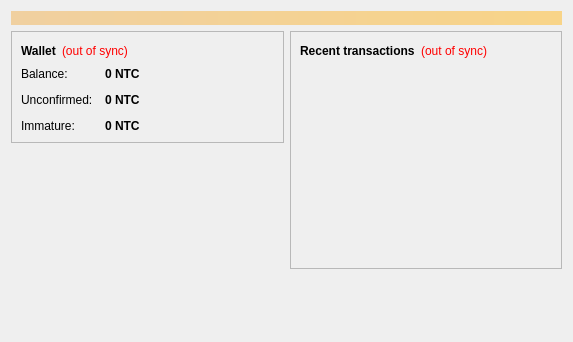
<?xml version="1.0" encoding="UTF-8"?>
<ui version="4.0">
 <class>OverviewPage</class>
 <widget class="QWidget" name="OverviewPage">
  <property name="geometry">
   <rect>
    <x>0</x>
    <y>0</y>
    <width>573</width>
    <height>342</height>
   </rect>
  </property>
  <property name="windowTitle">
   <string>Form</string>
  </property>
  <layout class="QVBoxLayout" name="topLayout">
   <item>
    <widget class="QLabel" name="labelAlerts">
     <property name="visible">
      <bool>false</bool>
     </property>
     <property name="styleSheet">
      <string notr="true">background-color: qlineargradient(x1: 0, y1: 0, x2: 1, y2: 0, stop:0 #F0D0A0, stop:1 #F8D488); color:#000000;</string>
     </property>
     <property name="wordWrap">
      <bool>true</bool>
     </property>
     <property name="margin">
      <number>3</number>
     </property>
    </widget>
   </item>
   <item>
    <layout class="QHBoxLayout" name="horizontalLayout" stretch="1,1">
     <item>
      <layout class="QVBoxLayout" name="verticalLayout_2">
       <item>
        <widget class="QFrame" name="frame">
         <property name="frameShape">
          <enum>QFrame::StyledPanel</enum>
         </property>
         <property name="frameShadow">
          <enum>QFrame::Raised</enum>
         </property>
         <layout class="QVBoxLayout" name="verticalLayout_4">
          <item>
           <layout class="QHBoxLayout" name="horizontalLayout_4">
            <item>
             <widget class="QLabel" name="label_5">
              <property name="font">
               <font>
                <weight>75</weight>
                <bold>true</bold>
               </font>
              </property>
              <property name="text">
               <string>Wallet</string>
              </property>
             </widget>
            </item>
            <item>
             <widget class="QLabel" name="labelWalletStatus">
              <property name="toolTip">
               <string>The displayed information may be out of date. Your wallet automatically synchronizes with the Natcoin network after a connection is established, but this process has not completed yet.</string>
              </property>
              <property name="styleSheet">
               <string notr="true">QLabel { color: red; }</string>
              </property>
              <property name="text">
               <string notr="true">(out of sync)</string>
              </property>
              <property name="alignment">
               <set>Qt::AlignLeading|Qt::AlignLeft|Qt::AlignVCenter</set>
              </property>
             </widget>
            </item>
            <item>
             <spacer name="horizontalSpacer_2">
              <property name="orientation">
               <enum>Qt::Horizontal</enum>
              </property>
              <property name="sizeHint" stdset="0">
               <size>
                <width>40</width>
                <height>20</height>
               </size>
              </property>
             </spacer>
            </item>
           </layout>
          </item>
          <item>
           <layout class="QFormLayout" name="formLayout_2">
            <property name="fieldGrowthPolicy">
             <enum>QFormLayout::AllNonFixedFieldsGrow</enum>
            </property>
            <property name="horizontalSpacing">
             <number>12</number>
            </property>
            <property name="verticalSpacing">
             <number>12</number>
            </property>
            <item row="0" column="0">
             <widget class="QLabel" name="label">
              <property name="text">
               <string>Balance:</string>
              </property>
             </widget>
            </item>
            <item row="0" column="1">
             <widget class="QLabel" name="labelBalance">
              <property name="font">
               <font>
                <weight>75</weight>
                <bold>true</bold>
               </font>
              </property>
              <property name="cursor">
               <cursorShape>IBeamCursor</cursorShape>
              </property>
              <property name="toolTip">
               <string>Your current balance</string>
              </property>
              <property name="text">
               <string notr="true">0 NTC</string>
              </property>
              <property name="textInteractionFlags">
               <set>Qt::LinksAccessibleByMouse|Qt::TextSelectableByKeyboard|Qt::TextSelectableByMouse</set>
              </property>
             </widget>
            </item>
            <item row="1" column="0">
             <widget class="QLabel" name="label_3">
              <property name="text">
               <string>Unconfirmed:</string>
              </property>
             </widget>
            </item>
            <item row="1" column="1">
             <widget class="QLabel" name="labelUnconfirmed">
              <property name="font">
               <font>
                <weight>75</weight>
                <bold>true</bold>
               </font>
              </property>
              <property name="cursor">
               <cursorShape>IBeamCursor</cursorShape>
              </property>
              <property name="toolTip">
               <string>Total of transactions that have yet to be confirmed, and do not yet count toward the current balance</string>
              </property>
              <property name="text">
               <string notr="true">0 NTC</string>
              </property>
              <property name="textInteractionFlags">
               <set>Qt::LinksAccessibleByMouse|Qt::TextSelectableByKeyboard|Qt::TextSelectableByMouse</set>
              </property>
             </widget>
            </item>
            <item row="2" column="0">
             <widget class="QLabel" name="labelImmatureText">
              <property name="text">
               <string>Immature:</string>
              </property>
             </widget>
            </item>
            <item row="2" column="1">
             <widget class="QLabel" name="labelImmature">
              <property name="font">
               <font>
                <weight>75</weight>
                <bold>true</bold>
               </font>
              </property>
              <property name="toolTip">
               <string>Mined balance that has not yet matured</string>
              </property>
              <property name="text">
               <string notr="true">0 NTC</string>
              </property>
              <property name="textInteractionFlags">
               <set>Qt::LinksAccessibleByMouse|Qt::TextSelectableByKeyboard|Qt::TextSelectableByMouse</set>
              </property>
             </widget>
            </item>
           </layout>
          </item>
         </layout>
        </widget>
       </item>
       <item>
        <spacer name="verticalSpacer">
         <property name="orientation">
          <enum>Qt::Vertical</enum>
         </property>
         <property name="sizeHint" stdset="0">
          <size>
           <width>20</width>
           <height>40</height>
          </size>
         </property>
        </spacer>
       </item>
      </layout>
     </item>
     <item>
      <layout class="QVBoxLayout" name="verticalLayout_3">
       <item>
        <widget class="QFrame" name="frame_2">
         <property name="frameShape">
          <enum>QFrame::StyledPanel</enum>
         </property>
         <property name="frameShadow">
          <enum>QFrame::Raised</enum>
         </property>
         <layout class="QVBoxLayout" name="verticalLayout">
          <item>
           <layout class="QHBoxLayout" name="horizontalLayout_2">
            <item>
             <widget class="QLabel" name="label_4">
              <property name="text">
               <string>&lt;b&gt;Recent transactions&lt;/b&gt;</string>
              </property>
             </widget>
            </item>
            <item>
             <widget class="QLabel" name="labelTransactionsStatus">
              <property name="toolTip">
               <string>The displayed information may be out of date. Your wallet automatically synchronizes with the Natcoin network after a connection is established, but this process has not completed yet.</string>
              </property>
              <property name="styleSheet">
               <string notr="true">QLabel { color: red; }</string>
              </property>
              <property name="text">
               <string notr="true">(out of sync)</string>
              </property>
              <property name="alignment">
               <set>Qt::AlignRight|Qt::AlignTrailing|Qt::AlignVCenter</set>
              </property>
             </widget>
            </item>
            <item>
             <spacer name="horizontalSpacer">
              <property name="orientation">
               <enum>Qt::Horizontal</enum>
              </property>
              <property name="sizeHint" stdset="0">
               <size>
                <width>40</width>
                <height>20</height>
               </size>
              </property>
             </spacer>
            </item>
           </layout>
          </item>
          <item>
           <widget class="QListView" name="listTransactions">
            <property name="styleSheet">
             <string notr="true">QListView { background: transparent; }</string>
            </property>
            <property name="frameShape">
             <enum>QFrame::NoFrame</enum>
            </property>
            <property name="verticalScrollBarPolicy">
             <enum>Qt::ScrollBarAlwaysOff</enum>
            </property>
            <property name="horizontalScrollBarPolicy">
             <enum>Qt::ScrollBarAlwaysOff</enum>
            </property>
            <property name="selectionMode">
             <enum>QAbstractItemView::NoSelection</enum>
            </property>
           </widget>
          </item>
         </layout>
        </widget>
       </item>
       <item>
        <spacer name="verticalSpacer_2">
         <property name="orientation">
          <enum>Qt::Vertical</enum>
         </property>
         <property name="sizeHint" stdset="0">
          <size>
           <width>20</width>
           <height>40</height>
          </size>
         </property>
        </spacer>
       </item>
      </layout>
     </item>
    </layout>
   </item>
  </layout>
 </widget>
 <resources/>
 <connections/>
</ui>
